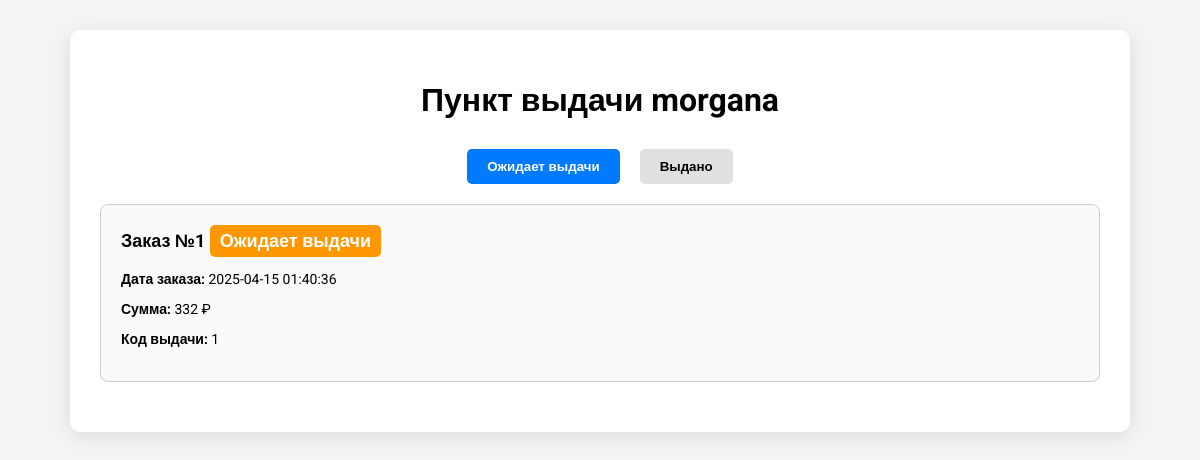
/pvz_morgana (signed in), run on the app's committed database.
### tables this page shows
CREATE TABLE orders (
    id INTEGER PRIMARY KEY AUTOINCREMENT,
    user_id INTEGER NOT NULL,
    pickup_point TEXT NOT NULL,
    total_price INTEGER NOT NULL,
    created_at DATETIME DEFAULT (CURRENT_TIMESTAMP+4), order_number INTEGER, status TEXT DEFAULT 'Ожидает выдачи',
    FOREIGN KEY (user_id) REFERENCES accounts(id)
);

### app.py (the view)
@app.route('/pvz_morgana')
@morgana_required
def pvz_morgana():
    db = get_db()
    pvz_good_rows = db.execute(
        'SELECT * FROM pvz_bad WHERE user_id = ?',
        (current_user.id,)
    ).fetchall()
    orders_waiting = []
    orders_issued = []
    for row in pvz_good_rows:
        order = db.execute(
            'SELECT * FROM orders WHERE id = ?',
            (row['order_id'],)
        ).fetchone()
        if order:
            order_with_pvz_id = dict(order)
            order_with_pvz_id['pvz_id'] = row['id']
            if order['status'] == 'Ожидает выдачи':
                orders_waiting.append(order_with_pvz_id)
            elif order['status'] == 'Выдан':
                orders_issued.append(order_with_pvz_id)
    return render_template(
        'pvz_morgana.html',
        orders_waiting=orders_waiting,
        orders_issued=orders_issued)

### app.py (called while the page is built)
@login_manager.user_loader
def load_user(user_id):
    db = get_db()
    cursor = db.execute('SELECT * FROM accounts WHERE id = ?', (user_id,))
    user_data = cursor.fetchone()
    if user_data:
        role = user_data['role'] if 'role' in user_data else 'user'
        return User(
            id=user_data['id'],
            username=user_data['username'],
            password_hash=user_data['password'],
            role=role
        )
    return None

def morgana_required(f):
    @wraps(f)
    def decorated_function(*args, **kwargs):
        if not current_user.is_authenticated:
            return redirect(url_for('vopros'))
        db = get_db()
        user_data = db.execute('select role from accounts where id = ?', (current_user.id,)).fetchone()
        if user_data is None or user_data['role'] not in ['morgana', 'admin']:
            flash('Доступ запрещён!', 'error')
            return redirect(url_for('hello_world'))
        return f(*args, **kwargs)
    return decorated_function

def get_db():
    db = getattr(g, '_database', None)
    if db is None:
        db = g._database = sqlite3.connect(DATABASE)
        db.row_factory = sqlite3.Row
    return db

@app.teardown_appcontext
def close_connection(exception):
    db = getattr(g, '_database', None)
    if db is not None:
        db.close()

### templates/pvz_morgana.html (shortened to what this page needs)
<!DOCTYPE html>
<html lang="ru">
<head>
</head>
<body>
<div class="container">
    <h1>Пункт выдачи morgana</h1>
    <div class="tabs">
        <button class="tab-button active" data-tab="waiting">Ожидает выдачи</button>
        <button class="tab-button" data-tab="issued">Выдано</button>
    </div>
    <div id="waiting" class="tab-content active">
        {% if orders_waiting %}
            {% for order in orders_waiting %}
                <div class="order-item">
                    <div class="order-header">
                        Заказ №{{ order['pvz_id'] }}
                        <span class="order-status ожидает">{{ order['status'] }}</span>
                    </div>
                    <div class="order-details">
                        <p><strong>Дата заказа:</strong> {{ order['created_at'] }}</p>
                        <p><strong>Сумма:</strong> {{ order['total_price'] }} ₽</p>
                        <p><strong>Код выдачи:</strong> {{ order['id'] }}</p>
                    </div>
                </div>
            {% endfor %}
        {% else %}
            <p>Нет заказов, ожидающих выдачи.</p>
        {% endif %}
    </div>
</div>
</body>
</html>

### templates/pvz_morgana.html (style rules this page uses)
body { font-family: 'Roboto', sans-serif; background-color: #f4f4f4; margin: 0; padding: 0; }
.container { max-width: 1000px; margin: 30px auto; background-color: #fff; border-radius: 10px; padding: 30px; box-shadow: 0 4px 20px rgba(0,0,0,0.1); }
h1 { text-align: center; margin-bottom: 30px; }
.tabs { display: flex; justify-content: center; margin-bottom: 20px; }
.tab-button { padding: 10px 20px; margin: 0 10px; cursor: pointer; background-color: #e0e0e0; border: none; border-radius: 5px; font-weight: bold; }
.tab-button.active { background-color: #007bff; color: #fff; }
.tab-content { display: none; }
.tab-content.active { display: block; }
.order-item { border: 1px solid #ccc; border-radius: 8px; padding: 20px; margin-bottom: 20px; background-color: #fafafa; }
.order-header { font-size: 18px; font-weight: bold; margin-bottom: 10px; }
.order-status { display: inline-block; padding: 5px 10px; border-radius: 5px; font-weight: bold; color: #fff; }
.ожидает { background-color: #ff9800; }
.order-details { font-size: 14px; margin-top: 10px; }

### data on the page
orders: pvz_id "1", status "Ожидает выдачи", created_at "2025-04-15 01:40:36", total_price "332", id "1"
